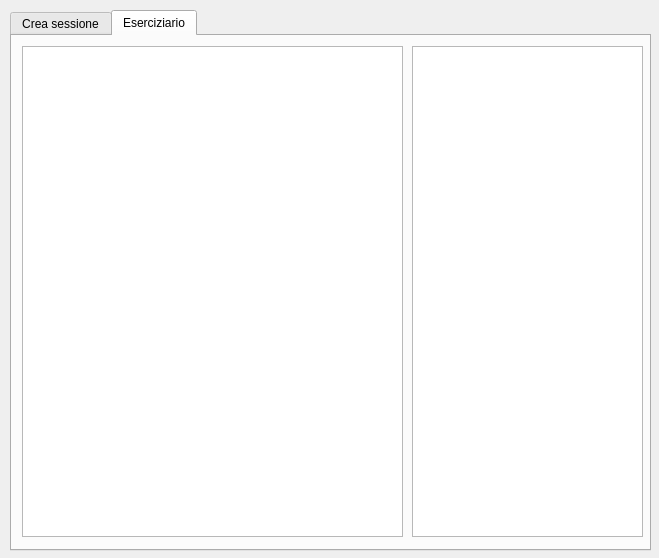
<?xml version="1.0" encoding="UTF-8"?>
<ui version="4.0">
 <class>mainWindow</class>
 <widget class="QWidget" name="mainWindow">
  <property name="geometry">
   <rect>
    <x>0</x>
    <y>0</y>
    <width>659</width>
    <height>558</height>
   </rect>
  </property>
  <property name="windowTitle">
   <string>Allenatore</string>
  </property>
  <widget class="QTabWidget" name="tabWidget">
   <property name="geometry">
    <rect>
     <x>10</x>
     <y>10</y>
     <width>641</width>
     <height>541</height>
    </rect>
   </property>
   <property name="currentIndex">
    <number>1</number>
   </property>
   <widget class="QWidget" name="tab1">
    <property name="enabled">
     <bool>true</bool>
    </property>
    <attribute name="title">
     <string>Crea sessione</string>
    </attribute>
    <widget class="QListWidget" name="tab1_listMuscoli">
     <property name="geometry">
      <rect>
       <x>10</x>
       <y>10</y>
       <width>231</width>
       <height>491</height>
      </rect>
     </property>
     <property name="currentRow">
      <number>-1</number>
     </property>
    </widget>
    <widget class="QListWidget" name="tab1_listEsercizi">
     <property name="geometry">
      <rect>
       <x>250</x>
       <y>10</y>
       <width>381</width>
       <height>221</height>
      </rect>
     </property>
    </widget>
    <widget class="QListWidget" name="tab1_listSessione">
     <property name="geometry">
      <rect>
       <x>250</x>
       <y>280</y>
       <width>381</width>
       <height>221</height>
      </rect>
     </property>
    </widget>
    <widget class="QWidget" name="horizontalLayoutWidget">
     <property name="geometry">
      <rect>
       <x>250</x>
       <y>240</y>
       <width>381</width>
       <height>31</height>
      </rect>
     </property>
     <layout class="QHBoxLayout" name="tab1_layout">
      <item>
       <widget class="QToolButton" name="tbPlus">
        <property name="text">
         <string>+</string>
        </property>
       </widget>
      </item>
      <item>
       <widget class="QToolButton" name="tbMinus">
        <property name="text">
         <string>-</string>
        </property>
       </widget>
      </item>
      <item>
       <widget class="QToolButton" name="tbUp">
        <property name="text">
         <string>Up</string>
        </property>
       </widget>
      </item>
      <item>
       <widget class="QToolButton" name="tbDn">
        <property name="text">
         <string>Dn</string>
        </property>
       </widget>
      </item>
      <item>
       <widget class="QPushButton" name="pbOk">
        <property name="text">
         <string>Ok</string>
        </property>
       </widget>
      </item>
      <item>
       <widget class="QPushButton" name="pbCarica">
        <property name="text">
         <string>Carica sessione</string>
        </property>
       </widget>
      </item>
     </layout>
    </widget>
   </widget>
   <widget class="QWidget" name="tab2">
    <attribute name="title">
     <string>Eserciziario</string>
    </attribute>
    <widget class="QListWidget" name="tab2_listEsercizi">
     <property name="geometry">
      <rect>
       <x>10</x>
       <y>10</y>
       <width>381</width>
       <height>491</height>
      </rect>
     </property>
    </widget>
    <widget class="QListWidget" name="tab2_listMuscoli">
     <property name="geometry">
      <rect>
       <x>400</x>
       <y>10</y>
       <width>231</width>
       <height>491</height>
      </rect>
     </property>
    </widget>
   </widget>
  </widget>
 </widget>
 <resources/>
 <connections/>
</ui>
